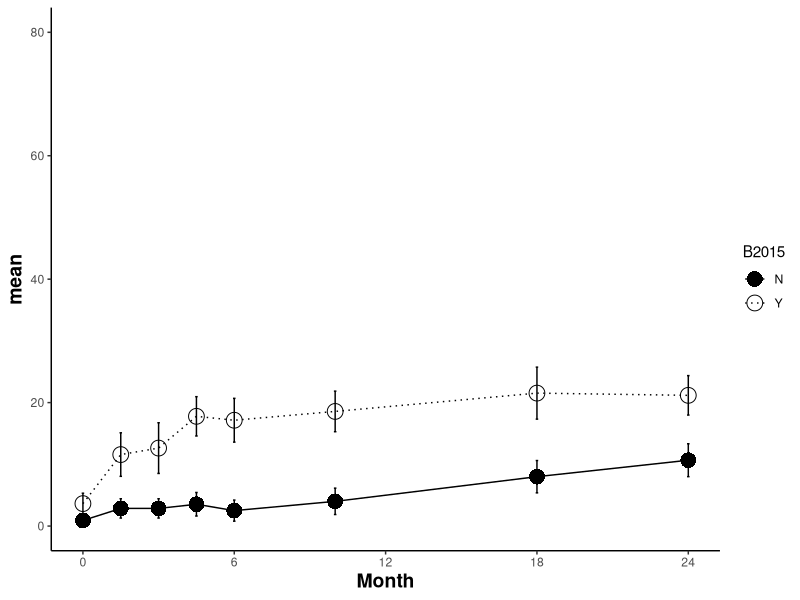
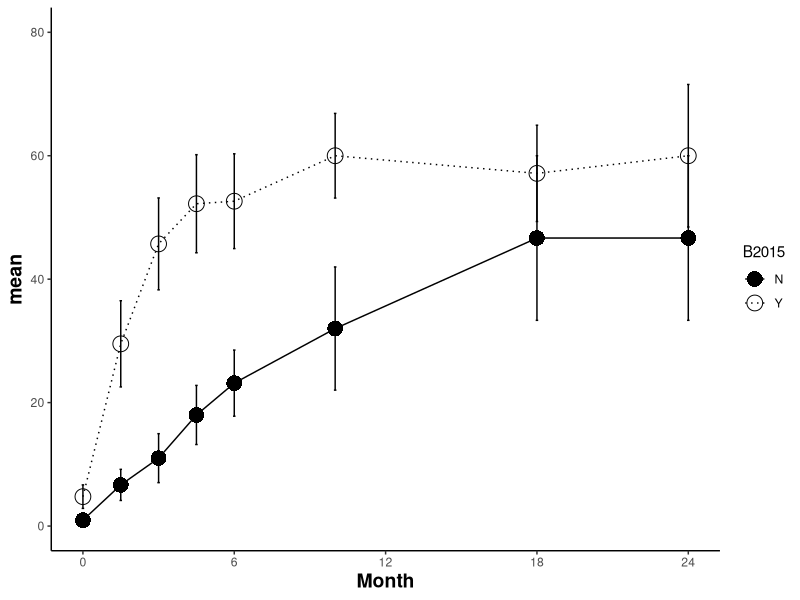
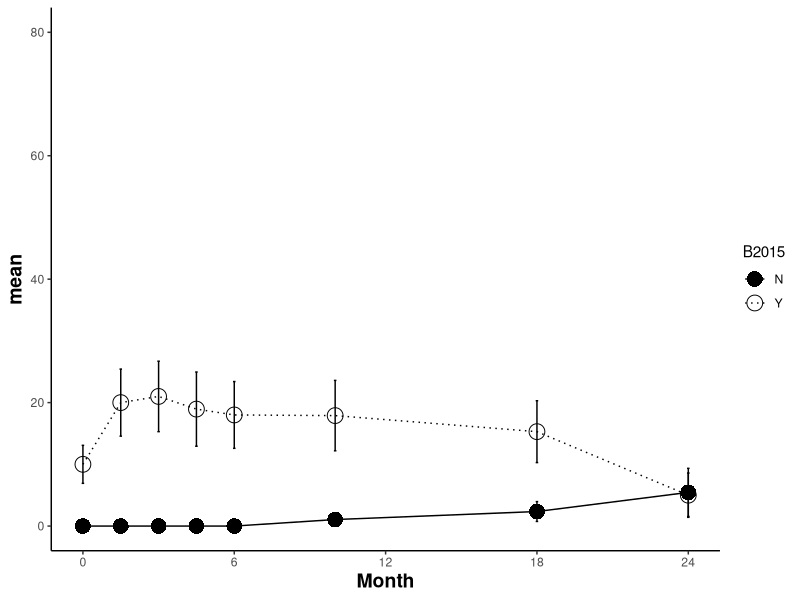
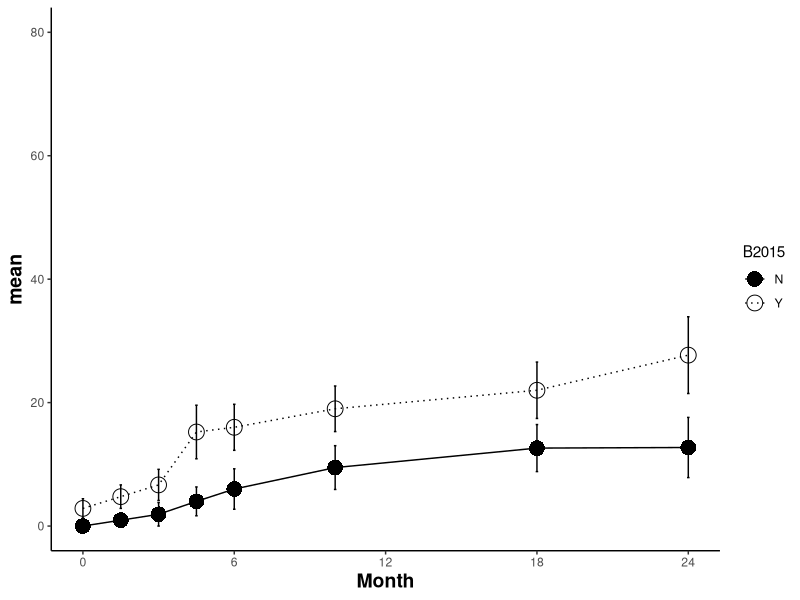
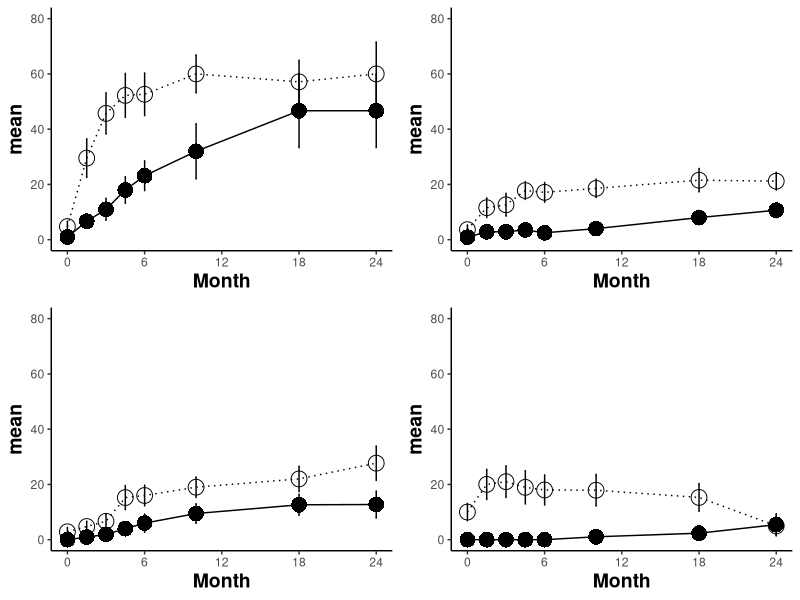

Generate these figures, in order, with R:
## ---- chunk 1
knitr::opts_chunk$set(echo = TRUE)
## ---- chunk 2
rm(list=ls(all=TRUE)) 
library("reshape2") #reshape data
library("ggplot2") #plotting
library("reshape") #reshape data
library("plyr")  #splitting, applying, and combining data
library("dplyr")  #splitting, applying, and combining data
library("pscl")
library("plotrix") #plotting
library("gridExtra") #arrange plots for output
library("car") #levenes test
library("lsmeans")
library("multcomp") 
library("multcompView")
library(glmmTMB)
library(lme4)
library(lmerTest)
library(tidyverse)

#load data
mData<-read.csv("DECIMALmortality_scores_percent_20191110_missingdataremoved.csv")
mData$Site<-as.factor(mData$Site)

#We excluded these pairs as part of the pair analysis because the Bleached coral was only a 2: Porites Outer Bay 233_234, Porites Inner Bay 297_298, Porites Outer Bay 227_228, Montipora capitata Inner Bay 251_252.
## ---- chunk 3
#all Months
  mALL<-mData
  #melt
  mALLData1<-melt(data = mALL, measure.vars = c("Month0","Month1.5","Month3","Month4.5", "Month6","Month10","Month18","Month24"))   
  colnames(mALLData1)[colnames(mALLData1)=="variable"] <- "month"   # change col name from 'variable' to 'month'
  colnames(mALLData1)[colnames(mALLData1)=="value"] <- "score"   # change col name from 'value' to 'score'

#Remove all NON PAIRS and all NAs
  mALLData<-na.omit(mALLData1) # remove the NA colums

  #Change scores into %
mALLDataPER<-mALLData
mALLDataPER$Score<-mALLDataPER$score*100

#recast for rate cals
mALLData_cast<-dcast(mALLData, TagID+Pair+Species+Site+B2015~month)

## ---- chunk 4
#calc average tissue loss score per grouping by time point
mALLmeans <- ddply(mALLData, c("Site", "Species", "B2015", "month"), summarise, #
                   N    = length(score[!is.na(score)]), #calculate the length of the data frame, excluding NA’s *this part is important*
                   mean = mean(score, na.rm=TRUE), #calculate mean of response variable, removing NA's
                   sd   = sd(score, na.rm=TRUE), #calculate standard deviation
                   se   = sd / sqrt(N), #calculate standard error
                   max = max(score, na.rm=TRUE) #calculate max, could also calculate min () if desired
)
mALLmeans$code<-paste0(mALLmeans$Site, mALLmeans$B2015, mALLmeans$Species)
#mALLmeans #display table
## ---- chunk 5
#calc average tissue loss score per grouping by time point
mALLmeansPER <- ddply(mALLDataPER, c("Site", "Species", "B2015", "month"), summarise, #
                   N    = length(Score[!is.na(Score)]), #calculate the length of the data frame, excluding NA’s *this part is important*
                   mean = mean(Score, na.rm=TRUE), #calculate mean of response variable, removing NA's
                   sd   = sd(Score, na.rm=TRUE), #calculate standard deviation
                   se   = sd / sqrt(N), #calculate standard error
                   max = max(Score, na.rm=TRUE) #calculate max, could also calculate min () if desired
)
#mALLmeansPER #display table
mALLmeansPER$code<-paste0(mALLmeansPER$Site, mALLmeansPER$B2015, mALLmeansPER$Species)
#mALLmeansPER #display table
## ---- chunk 6
#subset for Mcap only
Mcap024AllplotM<-subset(mALLmeansPER, Species=="Montipora capitata")     #subset Mcap
Mcap024AllplotM$Month[Mcap024AllplotM$month=="Month0"]<-0              # new col with month #s only
Mcap024AllplotM$Month[Mcap024AllplotM$month=="Month1.5"]<-1.5  
Mcap024AllplotM$Month[Mcap024AllplotM$month=="Month3"]<-3 
Mcap024AllplotM$Month[Mcap024AllplotM$month=="Month4.5"]<-4.5
Mcap024AllplotM$Month[Mcap024AllplotM$month=="Month6"]<-6  
Mcap024AllplotM$Month[Mcap024AllplotM$month=="Month10"]<-10  
Mcap024AllplotM$Month[Mcap024AllplotM$month=="Month18"]<-18
Mcap024AllplotM$Month[Mcap024AllplotM$month=="Month24"]<-24 


#PR13
Mcap024AllplotPR13M<-subset(Mcap024AllplotM, Site=="13")
#PR4
Mcap024AllplotPR4M<-subset(Mcap024AllplotM, Site==4)
## ---- chunk 7
mallplotMcapPR13<-ggplot(data=Mcap024AllplotPR13M, aes(x=Month, y=mean, group = code, color=B2015)) + #color by bleaching hist. 
  geom_errorbar(aes(ymin=mean-se, ymax=mean+se),
                width=0.1,show.legend = FALSE)+
  geom_point(aes(shape=B2015),fill="mediumblue", size=5)+
  scale_shape_manual(values=c( 16,1))+
  geom_line(aes(color=B2015, linetype=B2015))+
  scale_linetype_manual(values=c("solid", "dotted"))+
  scale_color_manual(values=c("black","black"))+
    scale_x_continuous(breaks = seq(0, 24, by = 6))+
 # ylab("Partial Mortality (%)") +
 #   xlab("Recovery Time (months)") + #Label the X Axis
    ylim(0, 80) + #set Y limits
  theme_bw() + #Set the background color
  theme(axis.line = element_line(color = 'black'), #Set the axes color
        axis.title=element_text(size=14,face="bold"), #Set axis format
        panel.border = element_blank(), #Set the border
        panel.grid.major = element_blank(), #Set the major gridlines
        panel.grid.minor = element_blank(), #Set the minor gridlines
        plot.background =element_blank(), #Set the plot background
        legend.key = element_blank()) + #Set plot legend key
 # ggtitle("Outer Lagoon")+
          theme(plot.title = element_text(size=20,face = "bold",hjust = 0.5));mallplotMcapPR13
McapOuter<-mallplotMcapPR13 + theme(legend.position = "none") #remove legend
## ---- chunk 8

ballplotMcapPR4M<-ggplot(data=Mcap024AllplotPR4M, aes(x=Month, y=mean, group = code, color=B2015),show.legend = FALSE) + #color by bleaching hist. 
 geom_errorbar(aes(ymin=mean-se, ymax=mean+se),
                width=0.1,show.legend = FALSE)+
  geom_point(aes(shape=B2015),fill="mediumblue", size=5)+
  
  scale_shape_manual(values=c( 16,1))+
  
  geom_line(aes(color=B2015, linetype=B2015))+
  scale_linetype_manual(values=c("solid", "dotted"))+
  scale_color_manual(values=c("black","black"))+
    scale_x_continuous(breaks = seq(0, 24, by = 6))+
  #ylab("Montipora capitata\nParital Mortality (%)") +
 #   xlab("Recovery Time (months)") + #Label the X Axis
    ylim(0, 80) + #set Y limits
  theme_bw() + #Set the background color
  theme(axis.line = element_line(color = 'black'), #Set the axes color
        axis.title=element_text(size=14,face="bold"), #Set axis format
        panel.border = element_blank(), #Set the border
        panel.grid.major = element_blank(), #Set the major gridlines
        panel.grid.minor = element_blank(), #Set the minor gridlines
        plot.background =element_blank(), #Set the plot background
        legend.key = element_blank()) + #Set plot legend key
 # ggtitle("Inner Lagoon")+
          theme(plot.title = element_text(size=20,face = "bold", hjust = 0.5));ballplotMcapPR4M
McapInnerMORT<-ballplotMcapPR4M + theme(legend.position = "none") #remove legend
## ---- chunk 9
Pcomp024Allplot<-subset(mALLmeansPER, Species=="Porites compressa")

# change Month# to just number
Pcomp024Allplot$Month[Pcomp024Allplot$month=="Month0"]<-0
Pcomp024Allplot$Month[Pcomp024Allplot$month=="Month1.5"]<-1.5
Pcomp024Allplot$Month[Pcomp024Allplot$month=="Month3"]<-3
Pcomp024Allplot$Month[Pcomp024Allplot$month=="Month4.5"]<-4.5
Pcomp024Allplot$Month[Pcomp024Allplot$month=="Month6"]<-6
Pcomp024Allplot$Month[Pcomp024Allplot$month=="Month10"]<-10
Pcomp024Allplot$Month[Pcomp024Allplot$month=="Month18"]<-18
Pcomp024Allplot$Month[Pcomp024Allplot$month=="Month24"]<-24

Pcomp024AllplotPR13<-subset(Pcomp024Allplot, Site==13)
Pcomp024AllplotPR4<-subset(Pcomp024Allplot, Site==4)
## ---- chunk 10
b024plotPcompPR13<-ggplot(data=Pcomp024AllplotPR13, aes(x=Month, y=mean, group = code, color=B2015)) + #color by bleaching hist. 
  geom_errorbar(aes(ymin=mean-se, ymax=mean+se),
                width=0.1,show.legend = FALSE)+
  geom_point(aes(shape=B2015),fill="mediumblue", size=5)+
  scale_shape_manual(values=c( 16,1))+
  geom_line(aes(color=B2015, linetype=B2015))+
  scale_linetype_manual(values=c("solid", "dotted"))+
  scale_color_manual(values=c("black","black"))+
    scale_x_continuous(breaks = seq(0, 24, by = 6))+
 # ylab("Partial Mortality (%)") +
 #   xlab("Recovery Time (months)") + #Label the X Axis
    ylim(0,80) + #set Y limits
  theme_bw() + #Set the background color
  theme(axis.line = element_line(color = 'black'), #Set the axes color
        axis.title=element_text(size=14,face="bold"), #Set axis format
        panel.border = element_blank(), #Set the border
        panel.grid.major = element_blank(), #Set the major gridlines
        panel.grid.minor = element_blank(), #Set the minor gridlines
        plot.background =element_blank(), #Set the plot background
        legend.key = element_blank()) + #Set plot legend key
  #ggtitle("Porites compressa Bleaching Scores months 0-24")+
          theme(plot.title = element_text(size=20,face = "italic"));b024plotPcompPR13
PcompOuter<-b024plotPcompPR13+ theme(legend.position = "none") #remove legend
## ---- chunk 11
b024plotPcompPR4<-ggplot(data=Pcomp024AllplotPR4, aes(x=Month, y=mean, group = code, color=B2015)) + #color by bleaching hist. 
  geom_errorbar(aes(ymin=mean-se, ymax=mean+se),
                width=0.1,show.legend = FALSE)+
  geom_point(aes(shape=B2015),fill="mediumblue", size=5)+
  
  scale_shape_manual(values=c( 16,1))+
  
  geom_line(aes(color=B2015, linetype=B2015))+
  scale_linetype_manual(values=c("solid", "dotted"))+
  scale_color_manual(values=c("black","black"))+
    scale_x_continuous(breaks = seq(0, 24, by = 6))+
#  ylab("Porites compressa\nPartial Mortality (%)") +
 #   xlab("Recovery Time (months)") + #Label the X Axis
    ylim(0,80) + #set Y limits
  theme_bw() + #Set the background color
  theme(axis.line = element_line(color = 'black'), #Set the axes color
        axis.title=element_text(size=14,face="bold"), #Set axis format
        panel.border = element_blank(), #Set the border
        panel.grid.major = element_blank(), #Set the major gridlines
        panel.grid.minor = element_blank(), #Set the minor gridlines
        plot.background =element_blank(), #Set the plot background
        legend.key = element_blank()) + #Set plot legend key
  #ggtitle("Porites compressa Bleaching Scores months 0-24")+
          theme(plot.title = element_text(size=20,face = "italic"));b024plotPcompPR4
PcompInner<-b024plotPcompPR4+ theme(legend.position = "none") #remove legend

## ---- chunk 12
grid.arrange(McapInnerMORT, McapOuter, PcompInner,PcompOuter, nrow = 2)
## ---- chunk 13
#subset by species
Mcap_mort<-subset(mALLDataPER, Species=="Montipora capitata")
Pcomp_mort<-subset(mALLDataPER, Species=="Porites compressa")
## ---- chunk 14
#Mcap
Mcap_mort_mod<-lmer(Score~Site*B2015*month+(1|TagID), Mcap_mort)
anova(Mcap_mort_mod, type=2)

#conduct Tukey post hoc test 
emm = emmeans(Mcap_mort_mod, ~ Site*month, adjust="tukey")
#letter display
pairs(emm)
 #4,Month0 - 13,Month0         0.584 4.10 159   0.142 1.0000
#4,Month1.5 - 13,Month1.5    10.725 4.15 165   2.583 0.4179 
#4,Month3 - 13,Month3        20.383 4.16 167   4.894 0.0003 
#4,Month4.5 - 13,Month4.5    25.048 4.27 181   5.865 <.0001
#4,Month6 - 13,Month6        29.872 4.36 193   6.854 <.0001
#4,Month10 - 13,Month10      35.466 4.61 229   7.701 <.0001 
#4,Month18 - 13,Month18      36.714 4.94 279   7.439 <.0001 
#4,Month24 - 13,Month24      36.645 5.01 290   7.312 <.0001



#Pcomp
Pcomp_mort_mod<-lmer(Score~Site*B2015*month+(1|TagID), Pcomp_mort)
anova(Pcomp_mort_mod, type=2)

#conduct Tukey post hoc test 
emm = emmeans(Pcomp_mort_mod, ~ Site*month, adjust="tukey")
#letter display
pairs(emm)
#4,Month0 - 13,Month0       -3.5714 3.36 137 -1.064  0.9995
#4,Month1.5 - 13,Month1.5   -7.1429 3.36 137 -2.127  0.7444 
#4,Month3 - 13,Month3       -6.2143 3.36 137 -1.851  0.8928
#4,Month4.5 - 13,Month4.5   -0.2330 3.37 139 -0.069  1.0000 
#4,Month6 - 13,Month6        2.2651 3.37 139  0.672  1.0000 
#4,Month10 - 13,Month10      5.1680 3.40 142  1.522  0.9782 
#4,Month18 - 13,Month18      9.2781 3.43 148  2.704  0.3385 
#4,Month24 - 13,Month24     10.4339 3.76 202  2.778  0.2904


## ---- chunk 15
#Month0 
Mcap_m0<-subset(Mcap_mort, month=="Month0")
Mcap_m0_mod1<-lm(score~Site*B2015, Mcap_m0)
summary(Mcap_m0_mod1) 
anova(Mcap_m0_mod1) 

# Month1.5
Mcap_m1_5<-subset(Mcap_mort, month=="Month1.5")
Mcap_m1_5_mod1<-lm(score~Site*B2015, Mcap_m1_5)
summary(Mcap_m1_5_mod1)
anova(Mcap_m1_5_mod1)

    #conduct Tukey post hoc test 
    emm = emmeans(Mcap_m1_5_mod1, ~ B2015, adjust="tukey")
    #letter display
    cld(emm)

#Month3
Mcap_m3<-subset(Mcap_mort, month=="Month3")
Mcap_m3_mod1<-lm(score~Site*B2015, Mcap_m3)
summary(Mcap_m3_mod1)
anova(Mcap_m3_mod1)

  #conduct Tukey post hoc test 
      emm = emmeans(Mcap_m3_mod1, ~ B2015, adjust="tukey") #B2015
      #letter display
      cld(emm)
      emm = emmeans(Mcap_m3_mod1, ~ Site, adjust="tukey") #B2015
      #letter display
      cld(emm)
      #conduct Tukey post hoc test 
      emm = emmeans(Mcap_m3_mod1, ~ Site*B2015, adjust="tukey")  #B2015*Site
      #letter display
      pairs(emm)
        #4,N - 4,Y    -0.3471 0.0676 77 -5.132  <.0001 
        #13,N - 13,Y  -0.0977 0.0685 77 -1.426  0.4873

#Month4.5
Mcap_m4_5<-subset(Mcap_mort, month=="Month4.5")
Mcap_m4_5_mod1<-lm(score~Site*B2015, Mcap_m4_5)
summary(Mcap_m4_5_mod1)
anova(Mcap_m4_5_mod1)
 #conduct Tukey post hoc test 
      emm = emmeans(Mcap_m4_5_mod1, ~ B2015, adjust="tukey") #B2015
      #letter display
      cld(emm)
      #conduct Tukey post hoc test 
      emm = emmeans(Mcap_m4_5_mod1, ~ Site, adjust="tukey")  #Site
      #letter display
      cld(emm)
      
#Month6
Mcap_m6<-subset(Mcap_mort, month=="Month6")
Mcap_m6_mod1<-lm(score~Site*B2015, Mcap_m6)
summary(Mcap_m6_mod1)
anova(Mcap_m6_mod1)

  #conduct Tukey post hoc test 
      emm = emmeans(Mcap_m6_mod1, ~ B2015, adjust="tukey") #B2015
      #letter display
      cld(emm)
      #conduct Tukey post hoc test 
      emm = emmeans(Mcap_m6_mod1, ~ Site, adjust="tukey")  #Site
      #letter display
      cld(emm)
      
#Month10
Mcap_m10<-subset(Mcap_mort, month=="Month10")
Mcap_m10_mod1<-lm(score~Site*B2015, Mcap_m10)
summary(Mcap_m10_mod1)
anova(Mcap_m10_mod1)

  #conduct Tukey post hoc test 
      emm = emmeans(Mcap_m10_mod1, ~ B2015, adjust="tukey") #B2015
      #letter display
      cld(emm)
      #conduct Tukey post hoc test 
      emm = emmeans(Mcap_m10_mod1, ~ Site, adjust="tukey")  #Site
      #letter display
      cld(emm)
      
#Month18
Mcap_m18<-subset(Mcap_mort, month=="Month18")
Mcap_m18_mod1<-lm(score~Site*B2015, Mcap_m18)
summary(Mcap_m18_mod1)
anova(Mcap_m18_mod1)

      #conduct Tukey post hoc test 
      emm = emmeans(Mcap_m18_mod1, ~ Site, adjust="tukey")  #Site
      #letter display
      cld(emm)
      
#Month24
Mcap_m24<-subset(Mcap_mort, month=="Month24")
Mcap_m24_mod1<-lm(score~Site*B2015, Mcap_m24)
summary(Mcap_m24_mod1)
anova(Mcap_m24_mod1)

      #conduct Tukey post hoc test 
      emm = emmeans(Mcap_m24_mod1, ~ Site, adjust="tukey")  #Site
      #letter display
      cld(emm)
## ---- chunk 16
 
#Month0
Pcomp_m0<-subset(Pcomp_mort, month=="Month0")
Pcomp_m0_mod1<-lm(score~Site*B2015, Pcomp_m0)
summary(Pcomp_m0_mod1) 
anova(Pcomp_m0_mod1) 

  #conduct Tukey post hoc test 
  emm = emmeans(Pcomp_m0_mod1, ~ Site*B2015, adjust="tukey")
  #letter display
  cld(emm)

# Month1.5
Pcomp_m1_5<-subset(Pcomp_mort, month=="Month1.5")
Pcomp_m1_5_mod1<-lm(score~Site*B2015, Pcomp_m1_5)
summary(Pcomp_m1_5_mod1)
anova(Pcomp_m1_5_mod1)

#conduct Tukey post hoc test 
emm = emmeans(Pcomp_m1_5_mod1, ~ Site*B2015, adjust="tukey")
#letter display
cld(emm)

#Month3
Pcomp_m3<-subset(Pcomp_mort, month=="Month3")
Pcomp_m3_mod1<-lm(score~Site*B2015, Pcomp_m3)
summary(Pcomp_m3_mod1)
anova(Pcomp_m3_mod1)

#conduct Tukey post hoc test 
emm = emmeans(Pcomp_m3_mod1, ~ Site*B2015, adjust="tukey")
#letter display
cld(emm)

#Month4.5
Pcomp_m4_5<-subset(Pcomp_mort, month=="Month4.5")
Pcomp_m4_5_mod1<-lm(score~Site*B2015, Pcomp_m4_5)
summary(Pcomp_m4_5_mod1)
anova(Pcomp_m4_5_mod1)

#conduct Tukey post hoc test 
emm = emmeans(Pcomp_m4_5_mod1, ~ B2015, adjust="tukey")
#letter display
cld(emm)

#Month6
Pcomp_m6<-subset(Pcomp_mort, month=="Month6")
Pcomp_m6_mod1<-lm(score~Site*B2015, Pcomp_m6)
summary(Pcomp_m6_mod1)
anova(Pcomp_m6_mod1)

#conduct Tukey post hoc test 
emm = emmeans(Pcomp_m6_mod1, ~ B2015, adjust="tukey")
#letter display
cld(emm)


#Month10
Pcomp_m10<-subset(Pcomp_mort, month=="Month10")
Pcomp_m10_mod1<-lm(score~Site*B2015, Pcomp_m10)
summary(Pcomp_m10_mod1)
anova(Pcomp_m10_mod1)
#conduct Tukey post hoc test 
emm = emmeans(Pcomp_m10_mod1, ~ B2015, adjust="tukey")
#letter display
cld(emm)

#conduct Tukey post hoc test 
emm = emmeans(Pcomp_m10_mod1, ~ B2015, adjust="tukey")
#letter display
cld(emm)

#Month18
Pcomp_m18<-subset(Pcomp_mort, month=="Month18")
Pcomp_m18_mod1<-lm(score~Site*B2015, Pcomp_m18)
summary(Pcomp_m18_mod1)
anova(Pcomp_m18_mod1)
#conduct Tukey post hoc test 
emm = emmeans(Pcomp_m18_mod1, ~ Site, adjust="tukey")
#letter display
pairs(emm)

#Month24
Pcomp_m24<-subset(Pcomp_mort, month=="Month24")
Pcomp_m24_mod1<-lm(score~Site*B2015, Pcomp_m24)
summary(Pcomp_m24_mod1)
anova(Pcomp_m24_mod1)

#conduct Tukey post hoc test 
emm = emmeans(Pcomp_m24_mod1, ~ Site, adjust="tukey")
#letter display
pairs(emm)
## ---- chunk 17
#Mcap
Mcap_rate<-subset(mALLData_cast, Species=="Montipora capitata")
Mcap_rate_03<-Mcap_rate[,c(1,2,4:6,8)] # months 0-3,select cols
Mcap_rate_03$Rate<-(((Mcap_rate_03$Month3-Mcap_rate_03$Month0))) #cal rate for 3 months
Mcap_rate_03<-na.omit(Mcap_rate_03) #get rid of NAs

Mcap_rate_36<-Mcap_rate[,c(1,2,4:5,8,10)] # months 3-6,select cols
Mcap_rate_36$Rate<-(((Mcap_rate_36$Month6-Mcap_rate_36$Month3))) #cal rate for next 3 months
Mcap_rate_36<-na.omit(Mcap_rate_36) #get rid of NAs

#Average the means of the rates. 
# calc average  tissue loss rate/month in %  per grouping
m03means <- ddply(Mcap_rate_03, c("Site", "B2015"), summarise, 
                   N    = length(Rate[!is.na(Rate)]), #calculate the length of the data frame, excluding NA’s *this part is important*
                   mean = mean(Rate, na.rm=TRUE), #calculate mean of response variable, removing NA's
                   sd   = sd(Rate, na.rm=TRUE), #calculate standard deviation
                   se   = sd / sqrt(N), #calculate standard error
                   max = max(Rate, na.rm=TRUE) #calculate max, could also calculate min () if desired
)
#m03means #display table

m03means$code<-paste0(m03means$Site, m03means$B2015)
m03means #display table 

## 2. months 3-6
# means of the rates. 
# calc average  tissue loss rate/month in %  per grouping
m36means <- ddply(Mcap_rate_36, c("Site", "B2015"), summarise, 
                   N    = length(Rate[!is.na(Rate)]), #calculate the length of the data frame, excluding NA’s *this part is important*
                   mean = mean(Rate, na.rm=TRUE), #calculate mean of response variable, removing NA's
                   sd   = sd(Rate, na.rm=TRUE), #calculate standard deviation
                   se   = sd / sqrt(N), #calculate standard error
                   max = max(Rate, na.rm=TRUE) #calculate max, could also calculate min () if desired
)
#m36means #display table

m36means$code<-paste0(m36means$Site, m36means$B2015, m36means$Species)
m36means #display table
## ---- chunk 18
#Pcomp
Pcomp_rate<-subset(mALLData_cast, Species=="Porites compressa")
Pcomp_rate_03<-Pcomp_rate[,c(1,2,4:6,8)] # months 0-3,select cols
Pcomp_rate_03$Rate<-(((Pcomp_rate_03$Month3-Pcomp_rate_03$Month0))) #cal rate for 3 months
Pcomp_rate_03<-na.omit(Pcomp_rate_03) #get rid of NAs

Pcomp_rate_36<-Pcomp_rate[,c(1,2,4:5,8,10)] # months 3-6,select cols
Pcomp_rate_36$Rate<-(((Pcomp_rate_36$Month6-Pcomp_rate_36$Month3))) #cal rate for next 3 months
Pcomp_rate_36<-na.omit(Pcomp_rate_36) #get rid of NAs

#Average the means of the rates. 
# calc average  tissue loss rate/month in %  per grouping
p03means <- ddply(Pcomp_rate_03, c("Site", "B2015"), summarise, 
                   N    = length(Rate[!is.na(Rate)]), #calculate the length of the data frame, excluding NA’s *this part is important*
                   mean = mean(Rate, na.rm=TRUE), #calculate mean of response variable, removing NA's
                   sd   = sd(Rate, na.rm=TRUE), #calculate standard deviation
                   se   = sd / sqrt(N), #calculate standard error
                   max = max(Rate, na.rm=TRUE) #calculate max, could also calculate min () if desired
)
#p03means #display table

p03means$code<-paste0(p03means$Site, p03means$B2015)
p03means #display table 

## 2. months 3-6
# means of the rates. 
# calc average  tissue loss rate/month in %  per grouping
p36means <- ddply(Pcomp_rate_36, c("Site", "B2015"), summarise, 
                   N    = length(Rate[!is.na(Rate)]), #calculate the length of the data frame, excluding NA’s *this part is important*
                   mean = mean(Rate, na.rm=TRUE), #calculate mean of response variable, removing NA's
                   sd   = sd(Rate, na.rm=TRUE), #calculate standard deviation
                   se   = sd / sqrt(N), #calculate standard error
                   max = max(Rate, na.rm=TRUE) #calculate max, could also calculate min () if desired
)
#p36means #display table

p36means$code<-paste0(p36means$Site, p36means$B2015, p36means$Species)
p36means #display table
## ---- chunk 19
#0-3 months
Mcap_m03rate<-lmer(Rate~Site*B2015+(1|Pair), Mcap_rate_03)
summary(Mcap_m03rate)
anova(Mcap_m03rate, type=2)

 #conduct Tukey post hoc test 
    emm = emmeans(Mcap_m03rate, ~ B2015, adjust="tukey")
    #letter display
    cld(emm)
    emm = emmeans(Mcap_m03rate, ~ Site, adjust="tukey")
    #letter display
    cld(emm)
    emm = emmeans(Mcap_m03rate, ~ B2015*Site, adjust="tukey")
    #letter display
    cld(emm)

#3-6 months
Mcap_m36rate<-lmer(Rate~Site*B2015+(1|Pair), Mcap_rate_36)
summary(Mcap_m36rate)
anova(Mcap_m36rate, type=2)
 #conduct Tukey post hoc test 
    emm = emmeans(Mcap_m36rate, ~ Site, adjust="tukey")
    #letter display
    cld(emm)
 
## ---- chunk 20
#0-3 months 
Pcomp_m03rate<-lmer(Rate~Site*B2015+(1|Pair), Pcomp_rate_03)
summary(Pcomp_m03rate)
anova(Pcomp_m03rate, type=2)

#3-6 months
Pcomp_m36rate<-lmer(Rate~Site*B2015+(1|Pair), Pcomp_rate_36)
summary(Pcomp_m36rate)
anova(Pcomp_m36rate, type=2)
 #conduct Tukey post hoc test 
    emm = emmeans(Pcomp_m36rate, ~ Site*B2015, adjust="tukey")
    #letter display
    cld(emm)
 
## ---- chunk 21
#Figure out which of the pairs we lose 
#dataset to work from (pull unwanted from)
pData<-mALLDataPER

#subset by month
M0<-subset(pData,month=="Month0")
M1.5<-subset(pData,month=="Month1.5")
M3<-subset(pData,month=="Month3")
M4.5<-subset(pData,month=="Month4.5")
M6<-subset(pData,month=="Month6")
M10<-subset(pData,month=="Month10")
M18<-subset(pData,month=="Month18")
M24<-subset(pData,month=="Month24")


# Identify which pairs have a partner not found
# month 0
 M0diff<-M0 
  M0diff<-dcast(M0diff, Species+Site+Pair+month~B2015) # cast()
  M0diff$diff<-M0diff$N-M0diff$Y

# Subset Month1.5 
  M1.5<-M1.5[!(M1.5$Pair=="113_114"),]
 #DIFFS
  M1.5diff<-M1.5  
  M1.5diff<-dcast(M1.5diff, Species+Site+Pair+month~B2015) # cast()
  M1.5diff$diff<-M1.5diff$N-M1.5diff$Y
  
## Subset Month3
  # remove 
  M3<-M3[!(M3$Pair=="7_8"),]
  M3<-M3[!(M3$Pair=="113_114"),]
  M3<-M3[!(M3$Pair=="255_256"),]
  M3<-M3[!(M3$Pair=="259_260"),]
  #DIFFS
  M3diff<-M3  
  M3diff<-dcast(M3diff, Species+Site+Pair+month~B2015) # cast()
  M3diff$diff<-M3diff$N-M3diff$Y

## Subset Month 4.5
  # remove 
  M4.5<-M4.5[!(M4.5$Pair=="7_8"),]
  M4.5<-M4.5[!(M4.5$Pair=="113_114"),]
  M4.5<-M4.5[!(M4.5$Pair=="255_256"),]
  M4.5<-M4.5[!(M4.5$Pair=="259_260"),]
  M4.5<-M4.5[!(M4.5$Pair=="263_264"),]
  M4.5<-M4.5[!(M4.5$Pair=="267_268"),]
  M4.5<-M4.5[!(M4.5$Pair=="82_83"),]
 #DIFFS
  M4.5diff<-M4.5  
  M4.5diff<-dcast(M4.5diff, Species+Site+Pair+month~B2015) # cast()
  M4.5diff$diff<-M4.5diff$N-M4.5diff$Y

# Subset month 6
  # remove 
  M6<-M6[!(M6$Pair=="111_112"),] # remove the other partner
  M6<-M6[!(M6$Pair=="115_116"),]
  M6<-M6[!(M6$Pair=="119_120"),]
  M6<-M6[!(M6$Pair=="207_208"),]
  M6<-M6[!(M6$Pair=="255_256"),]
  M6<-M6[!(M6$Pair=="259_260"),]
  M6<-M6[!(M6$Pair=="263_264"),]
  M6<-M6[!(M6$Pair=="267_268"),]
  M6<-M6[!(M6$Pair=="263_264"),]
  #DIFFS
  M6diff<-M6  
  M6diff<-dcast(M6diff, Species+Site+Pair+month~B2015) # cast()
  M6diff$diff<-M6diff$N-M6diff$Y

  # Subset month 10
  #M10<-na.omit(M10) # remove the NA colums
  # remove 253_254, 259_260, 161_262, 263_264, 267_268, 271_272, 273_274, 275_276,277_278 , 31_2
  M10<-M10[!(M10$Pair=="253_254"),] # remove the other partner
  M10<-M10[!(M10$Pair=="259_260"),]
  M10<-M10[!(M10$Pair=="113_114"),]
  M10<-M10[!(M10$Pair=="161_262"),]
  M10<-M10[!(M10$Pair=="263_264"),]
  M10<-M10[!(M10$Pair=="267_268"),]
  M10<-M10[!(M10$Pair=="271_272"),]
  M10<-M10[!(M10$Pair=="273_274"),]
  M10<-M10[!(M10$Pair=="275_276"),]
  M10<-M10[!(M10$Pair=="277_278"),]
  M10<-M10[!(M10$Pair=="31_32"),]
  M10<-M10[!(M10$Pair=="261_262"),]

  #DIFFS
  M10diff<-M10  
  M10diff<-dcast(M10diff, Species+Site+Pair+month~B2015) # cast()
  M10diff$diff<-M10diff$N-M10diff$Y
  
# Subset month 18
  M18<-M18[!(M18$Pair=="253_254"),] # remove the other partner
  M18<-M18[!(M18$Pair=="259_260"),]
  M18<-M18[!(M18$Pair=="161_262"),]
  M18<-M18[!(M18$Pair=="263_264"),]
  M18<-M18[!(M18$Pair=="267_268"),]
  M18<-M18[!(M18$Pair=="271_272"),]
  M18<-M18[!(M18$Pair=="273_274"),]
  M18<-M18[!(M18$Pair=="275_276"),]
  M18<-M18[!(M18$Pair=="277_278"),]
  M18<-M18[!(M18$Pair=="31_2"),]
  M18<-M18[!(M18$Pair=="115_116"),]
  M18<-M18[!(M18$Pair=="119_120"),]
  M18<-M18[!(M18$Pair=="261_262"),]
  M18<-M18[!(M18$Pair=="269_270"),]
  M18<-M18[!(M18$Pair=="101_102"),]
  M18<-M18[!(M18$Pair=="117_118"),]
  M18<-M18[!(M18$Pair=="265_266"),]
  M18<-M18[!(M18$Pair=="19_20"),]
  M18<-M18[!(M18$Pair=="205_206"),]
  M18<-M18[!(M18$Pair=="223_224"),]
  M18<-M18[!(M18$Pair=="39_40"),]
    M18<-M18[!(M18$Pair=="103_104"),]

  #DIFFS
  M18diff<-M18  
  M18diff<-dcast(M18diff, Species+Site+Pair+month~B2015) # cast()
  M18diff$diff<-M18diff$N-M18diff$Y
  
  # Subset month 24
  M24<-M24[!(M24$Pair=="107_108"),] # remove the other partner
  M24<-M24[!(M24$Pair=="13_14"),]
  M24<-M24[!(M24$Pair=="223_224"),]
  M24<-M24[!(M24$Pair=="231_232"),]
  M24<-M24[!(M24$Pair=="261_262"),]
  M24<-M24[!(M24$Pair=="263_264"),]
  M24<-M24[!(M24$Pair=="265_266"),]
  M24<-M24[!(M24$Pair=="283_284"),]
  M24<-M24[!(M24$Pair=="289_290"),]
  M24<-M24[!(M24$Pair=="31_32"),]
  M24<-M24[!(M24$Pair=="33_34"),]
  M24<-M24[!(M24$Pair=="39_40"),]
  M24<-M24[!(M24$Pair=="76_77"),]
  M24<-M24[!(M24$Pair=="78_79"),]
  #DIFFS
  M24diff<-M24  
  M24diff<-dcast(M24diff, Species+Site+Pair+month~B2015) # cast()
  M24diff$diff<-M24diff$N-M24diff$Y
  
#make dfs  
PairDat<-rbind(M0,M1.5,M3,M4.5,M6,M10,M18,M24)
diffDat<-rbind(M0diff,M1.5diff,M3diff,M4.5diff,M6diff,M10diff,M18diff,M24diff)



#Mean bleaching scores across the entire project

#calc average bleaching score per grouping by time point
pairmeans <- ddply(PairDat, c("Site", "Species", "B2015", "month"), summarise, #
                   N    = length(score[!is.na(score)]), #calculate the length of the data frame, excluding NA’s *this part is important*
                   mean = mean(score, na.rm=TRUE), #calculate mean of response variable, removing NA's
                   sd   = sd(score, na.rm=TRUE), #calculate standard deviation
                   se   = sd / sqrt(N), #calculate standard error
                   max = max(score, na.rm=TRUE) #calculate max, could also calculate min () if desired
)
#ballmeans #display table

pairmeans$code<-paste0(pairmeans$Site, pairmeans$B2015, pairmeans$Species)
pairmeans #display table

## ---- chunk 22
#set up Pairs data
Mcappig<-subset(PairDat, Species =="Montipora capitata")            
  
#All
MpigPair_all_mod1<-lmer(score~Site*B2015*month+(1|TagID)+(1|Pair), Mcappig)
summary(MpigPair_all_mod1)
anova(MpigPair_all_mod1, type=2)
  #conduct Tukey post hoc test 
  emm = emmeans(MpigPair_all_mod1, ~ Site*B2015*month, adjust="tukey")
  #letter display
  cld(emm)
## ---- chunk 23
#Month0
MpigPair0<-subset(Mcappig, month =="Month0")           
MpigPair0_mod1<-lm(score~Site*B2015, MpigPair0)
summary(MpigPair0_mod1)
anova(MpigPair0_mod1)
  #conduct Tukey post hoc test 
  emm = emmeans(MpigPair0_mod1, ~ B2015, adjust="tukey")
  #letter display
  cld(emm)

  #Month1.5
MpigPair1.5<-subset(Mcappig, month =="Month1.5")
MpigPair1.5_mod1<-lm(score~Site*B2015, MpigPair1.5)
summary(MpigPair1.5_mod1)
anova(MpigPair1.5_mod1)
  #conduct Tukey post hoc test 
  emm = emmeans(MpigPair1.5_mod1, ~ B2015, adjust="tukey")
  #letter display
  cld(emm)
  #conduct Tukey post hoc test 
  emm = emmeans(MpigPair1.5_mod1, ~ Site, adjust="tukey")
  #letter display
  cld(emm)

#Month3
MpigPair3<-subset(Mcappig, month =="Month3")
MpigPair3_mod1<-lm(score~Site*B2015, MpigPair3)
summary(MpigPair3_mod1)
anova(MpigPair3_mod1)
  #conduct Tukey post hoc test 
  emm = emmeans(MpigPair3_mod1, ~ B2015, adjust="tukey")
  #letter display
  cld(emm)
   emm = emmeans(MpigPair3_mod1, ~ Site, adjust="tukey")
  #letter display
  cld(emm)
  emm = emmeans(MpigPair3_mod1, ~ B2015*Site, adjust="tukey")
  #letter display
  cld(emm)

#Month4.5
MpigPair4.5<-subset(Mcappig, month =="Month4.5")
MpigPair4.5_mod1<-lm(score~Site*B2015, MpigPair4.5)
summary(MpigPair4.5_mod1)
anova(MpigPair4.5_mod1)
#conduct Tukey post hoc test 
  emm = emmeans(MpigPair4.5_mod1, ~ B2015, adjust="tukey")
  #letter display
  cld(emm)
   emm = emmeans(MpigPair4.5_mod1, ~ Site, adjust="tukey")
  #letter display
  cld(emm)

#Month6
MpigPair6<-subset(Mcappig, month =="Month6")
MpigPair6_mod1<-lm(score~Site*B2015, MpigPair6)
summary(MpigPair6_mod1)
anova(MpigPair6_mod1)
#conduct Tukey post hoc test 
  emm = emmeans(MpigPair6_mod1, ~ B2015, adjust="tukey")
  #letter display
  cld(emm)
   emm = emmeans(MpigPair6_mod1, ~ Site, adjust="tukey")
  #letter display
  cld(emm)
  
#Month10
MpigPair10<-subset(Mcappig, month =="Month10")
MpigPair10_mod1<-lm(score~Site*B2015, MpigPair10)
summary(MpigPair10_mod1)
anova(MpigPair10_mod1)
#conduct Tukey post hoc test 
  emm = emmeans(MpigPair10_mod1, ~ B2015, adjust="tukey")
  #letter display
  cld(emm)
   emm = emmeans(MpigPair10_mod1, ~ Site, adjust="tukey")
  #letter display
  cld(emm)
  
#Month18
MpigPair18<-subset(Mcappig, month =="Month18")
MpigPair18_mod1<-lm(score~Site*B2015, MpigPair18)
summary(MpigPair18_mod1)
anova(MpigPair18_mod1)
#conduct Tukey post hoc test 
  emm = emmeans(MpigPair18_mod1, ~ B2015, adjust="tukey")
  #letter display
  cld(emm)
   emm = emmeans(MpigPair18_mod1, ~ Site, adjust="tukey")
  #letter display
  cld(emm)

#Month24
MpigPair24<-subset(Mcappig, month =="Month24")
MpigPair24_mod1<-lm(score~Site*B2015, MpigPair24)
summary(MpigPair24_mod1)
anova(MpigPair24_mod1)
#conduct Tukey post hoc test 
  emm = emmeans(MpigPair24_mod1, ~ Site, adjust="tukey")
  #letter display
  cld(emm)
## ---- chunk 24
#set up Pairs data
Pcomppig<-subset(PairDat, Species =="Porites compressa")            

#All
PpigPair_all_mod1<-lmer(score~Site*B2015*month+(1|TagID)+(1|Pair), Pcomppig) #if we add in (1|Pair) we get failure to converge
summary(PpigPair_all_mod1)
anova(PpigPair_all_mod1, type=2)
  #conduct Tukey post hoc test 
  emm = emmeans(PpigPair_all_mod1, ~ Site*B2015*month, adjust="tukey")
  #letter display
  cld(emm)
## ---- chunk 25
#Month0
PpigPair0<-subset(Pcomppig, month =="Month0")           
PpigPair0_mod1<-lm(score~Site*B2015, PpigPair0)
summary(PpigPair0_mod1)
anova(PpigPair0_mod1)
 #conduct Tukey post hoc test 
  emm = emmeans(PpigPair0_mod1, ~ Site, adjust="tukey")
  #letter display
  cld(emm)  
  emm = emmeans(PpigPair0_mod1, ~ B2015, adjust="tukey")
  #letter display
  cld(emm)  
  emm = emmeans(PpigPair0_mod1, ~ Site*B2015, adjust="tukey")
  #letter display
  cld(emm)

#Month1.5
PpigPair1.5<-subset(Pcomppig, month =="Month1.5")
PpigPair1.5_mod1<-lm(score~Site*B2015, PpigPair1.5)
summary(PpigPair1.5_mod1)
anova(PpigPair1.5_mod1)
 #conduct Tukey post hoc test 
  emm = emmeans(PpigPair1.5_mod1, ~ Site, adjust="tukey")
  #letter display
  cld(emm)  
  emm = emmeans(PpigPair1.5_mod1, ~ B2015, adjust="tukey")
  #letter display
  cld(emm)  
  emm = emmeans(PpigPair1.5_mod1, ~ Site*B2015, adjust="tukey")
  #letter display
  cld(emm)

#Month3
PpigPair3<-subset(Pcomppig, month =="Month3")
PpigPair3_mod1<-lm(score~Site*B2015, PpigPair3)
summary(PpigPair3_mod1)
anova(PpigPair3_mod1)
 emm = emmeans(PpigPair3_mod1, ~ B2015, adjust="tukey")
  #letter display
  cld(emm)  
  emm = emmeans(PpigPair3_mod1, ~ Site*B2015, adjust="tukey")
  #letter display
  cld(emm)
#Month4.5
PpigPair4.5<-subset(Pcomppig, month =="Month4.5")
PpigPair4.5_mod1<-lm(score~Site*B2015, PpigPair4.5)
summary(PpigPair4.5_mod1)
anova(PpigPair4.5_mod1)
emm = emmeans(PpigPair4.5_mod1, ~ B2015, adjust="tukey")
  #letter display
  cld(emm)  

#Month6
PpigPair6<-subset(Pcomppig, month =="Month6")
PpigPair6_mod1<-lm(score~Site*B2015, PpigPair6)
summary(PpigPair6_mod1)
anova(PpigPair6_mod1)
emm = emmeans(PpigPair6_mod1, ~ B2015, adjust="tukey")
  #letter display
  cld(emm)
  
#Month10
PpigPair10<-subset(Pcomppig, month =="Month10")
PpigPair10_mod1<-lm(score~Site*B2015, PpigPair10)
summary(PpigPair10_mod1)
anova(PpigPair10_mod1)
emm = emmeans(PpigPair10_mod1, ~ B2015, adjust="tukey")
  #letter display
  cld(emm)

#Month18
PpigPair18<-subset(Pcomppig, month =="Month18")
PpigPair18_mod1<-lm(score~Site*B2015, PpigPair18)
summary(PpigPair18_mod1)
anova(PpigPair18_mod1)
emm = emmeans(PpigPair18_mod1, ~ B2015, adjust="tukey")
  #letter display
  cld(emm)  
  emm = emmeans(PpigPair18_mod1, ~ Site*B2015, adjust="tukey")
  cld(emm)  

#Month24
PpigPair24<-subset(Pcomppig, month =="Month24")
PpigPair24_mod1<-lm(score~Site*B2015, PpigPair24)
summary(PpigPair24_mod1)
anova(PpigPair24_mod1)
emm = emmeans(PpigPair24_mod1, ~ Site*B2015, adjust="tukey")
  cld(emm)  
